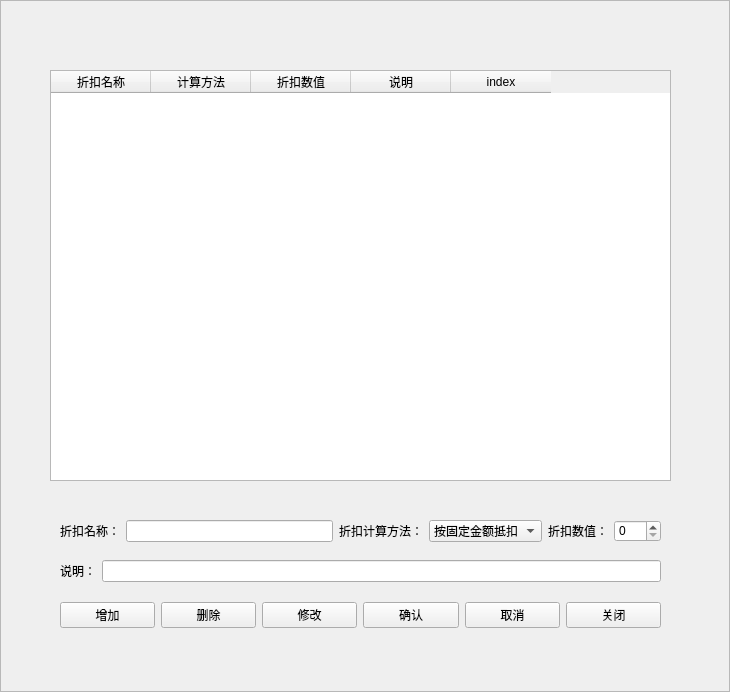
<?xml version="1.0" encoding="UTF-8"?>
<ui version="4.0">
 <class>CTollDiscountTypeSet</class>
 <widget class="QFrame" name="CTollDiscountTypeSet">
  <property name="geometry">
   <rect>
    <x>0</x>
    <y>0</y>
    <width>730</width>
    <height>692</height>
   </rect>
  </property>
  <property name="windowTitle">
   <string>收费折扣种类设置</string>
  </property>
  <property name="styleSheet">
   <string notr="true">background-image:url(D:/WinParkUI/debug/Image/NewIcon/CommonMiddleBG-normal.jpg);</string>
  </property>
  <property name="frameShape">
   <enum>QFrame::StyledPanel</enum>
  </property>
  <property name="frameShadow">
   <enum>QFrame::Raised</enum>
  </property>
  <widget class="QWidget" name="widget" native="true">
   <property name="geometry">
    <rect>
     <x>40</x>
     <y>60</y>
     <width>641</width>
     <height>591</height>
    </rect>
   </property>
   <property name="styleSheet">
    <string notr="true">background-image:url(none);</string>
   </property>
   <widget class="QTableWidget" name="tableTollDiscount">
    <property name="geometry">
     <rect>
      <x>10</x>
      <y>10</y>
      <width>621</width>
      <height>411</height>
     </rect>
    </property>
    <property name="styleSheet">
     <string notr="true">background-image:url(none);</string>
    </property>
    <column>
     <property name="text">
      <string>折扣名称</string>
     </property>
    </column>
    <column>
     <property name="text">
      <string>计算方法</string>
     </property>
    </column>
    <column>
     <property name="text">
      <string>折扣数值</string>
     </property>
    </column>
    <column>
     <property name="text">
      <string>说明</string>
     </property>
    </column>
    <column>
     <property name="text">
      <string>index</string>
     </property>
    </column>
   </widget>
   <widget class="QWidget" name="widget_2" native="true">
    <property name="geometry">
     <rect>
      <x>10</x>
      <y>450</y>
      <width>621</width>
      <height>131</height>
     </rect>
    </property>
    <property name="styleSheet">
     <string notr="true">background-image:url(none);</string>
    </property>
    <widget class="QWidget" name="layoutWidget">
     <property name="geometry">
      <rect>
       <x>10</x>
       <y>90</y>
       <width>601</width>
       <height>31</height>
      </rect>
     </property>
     <property name="styleSheet">
      <string notr="true">background-image:url(none);</string>
     </property>
     <layout class="QHBoxLayout" name="horizontalLayout">
      <item>
       <widget class="QPushButton" name="btnAdd">
        <property name="styleSheet">
         <string notr="true">background-image:url(none);</string>
        </property>
        <property name="text">
         <string>增加</string>
        </property>
       </widget>
      </item>
      <item>
       <widget class="QPushButton" name="btnDelete">
        <property name="styleSheet">
         <string notr="true">background-image:url(none);</string>
        </property>
        <property name="text">
         <string>删除</string>
        </property>
       </widget>
      </item>
      <item>
       <widget class="QPushButton" name="btnModify">
        <property name="styleSheet">
         <string notr="true">background-image:url(none);</string>
        </property>
        <property name="text">
         <string>修改</string>
        </property>
       </widget>
      </item>
      <item>
       <widget class="QPushButton" name="btnOk">
        <property name="styleSheet">
         <string notr="true">background-image:url(none);</string>
        </property>
        <property name="text">
         <string>确认</string>
        </property>
       </widget>
      </item>
      <item>
       <widget class="QPushButton" name="btnCancel">
        <property name="styleSheet">
         <string notr="true">background-image:url(none);</string>
        </property>
        <property name="text">
         <string>取消</string>
        </property>
       </widget>
      </item>
      <item>
       <widget class="QPushButton" name="btnMinimalize">
        <property name="styleSheet">
         <string notr="true">background-image:url(none);</string>
        </property>
        <property name="text">
         <string>关闭</string>
        </property>
       </widget>
      </item>
     </layout>
    </widget>
    <widget class="QWidget" name="layoutWidget_3">
     <property name="geometry">
      <rect>
       <x>10</x>
       <y>50</y>
       <width>601</width>
       <height>22</height>
      </rect>
     </property>
     <property name="styleSheet">
      <string notr="true">background-image:url(none);</string>
     </property>
     <layout class="QHBoxLayout" name="horizontalLayout_3">
      <item>
       <widget class="QLabel" name="label_4">
        <property name="styleSheet">
         <string notr="true">background-image:url(none);</string>
        </property>
        <property name="text">
         <string>说明：</string>
        </property>
       </widget>
      </item>
      <item>
       <widget class="QLineEdit" name="edtExplain">
        <property name="styleSheet">
         <string notr="true">background-image:url(none);</string>
        </property>
       </widget>
      </item>
     </layout>
    </widget>
    <widget class="QWidget" name="layoutWidget">
     <property name="geometry">
      <rect>
       <x>10</x>
       <y>10</y>
       <width>601</width>
       <height>22</height>
      </rect>
     </property>
     <property name="styleSheet">
      <string notr="true">background-image:url(none);</string>
     </property>
     <layout class="QHBoxLayout" name="horizontalLayout_2">
      <item>
       <widget class="QLabel" name="label">
        <property name="styleSheet">
         <string notr="true">background-image:url(none);</string>
        </property>
        <property name="text">
         <string>折扣名称：</string>
        </property>
       </widget>
      </item>
      <item>
       <widget class="QLineEdit" name="edtName">
        <property name="styleSheet">
         <string notr="true">background-image:url(none);</string>
        </property>
       </widget>
      </item>
      <item>
       <widget class="QLabel" name="label_2">
        <property name="styleSheet">
         <string notr="true">background-image:url(none);</string>
        </property>
        <property name="text">
         <string>折扣计算方法：</string>
        </property>
       </widget>
      </item>
      <item>
       <widget class="QComboBox" name="cbxMethod">
        <property name="styleSheet">
         <string notr="true">background-image:url(none);</string>
        </property>
        <item>
         <property name="text">
          <string>按固定金额抵扣</string>
         </property>
        </item>
        <item>
         <property name="text">
          <string>按百分比计算</string>
         </property>
        </item>
       </widget>
      </item>
      <item>
       <widget class="QLabel" name="label_3">
        <property name="styleSheet">
         <string notr="true">background-image:url(none);</string>
        </property>
        <property name="text">
         <string>折扣数值：</string>
        </property>
       </widget>
      </item>
      <item>
       <widget class="QSpinBox" name="spValue">
        <property name="styleSheet">
         <string notr="true">background-image:url(none);</string>
        </property>
        <property name="maximum">
         <number>100</number>
        </property>
       </widget>
      </item>
     </layout>
    </widget>
    <widget class="QLabel" name="lblID">
     <property name="geometry">
      <rect>
       <x>20</x>
       <y>120</y>
       <width>54</width>
       <height>31</height>
      </rect>
     </property>
     <property name="text">
      <string/>
     </property>
    </widget>
   </widget>
  </widget>
  <widget class="QLabel" name="lblTitle">
   <property name="geometry">
    <rect>
     <x>30</x>
     <y>5</y>
     <width>141</width>
     <height>21</height>
    </rect>
   </property>
   <property name="font">
    <font>
     <weight>75</weight>
     <bold>true</bold>
    </font>
   </property>
   <property name="styleSheet">
    <string notr="true">background-image:url(none);
color: rgb(170, 0, 0);</string>
   </property>
   <property name="text">
    <string/>
   </property>
  </widget>
  <widget class="QLabel" name="lblClose">
   <property name="geometry">
    <rect>
     <x>690</x>
     <y>7</y>
     <width>30</width>
     <height>15</height>
    </rect>
   </property>
   <property name="text">
    <string/>
   </property>
  </widget>
 </widget>
 <resources/>
 <connections/>
</ui>
